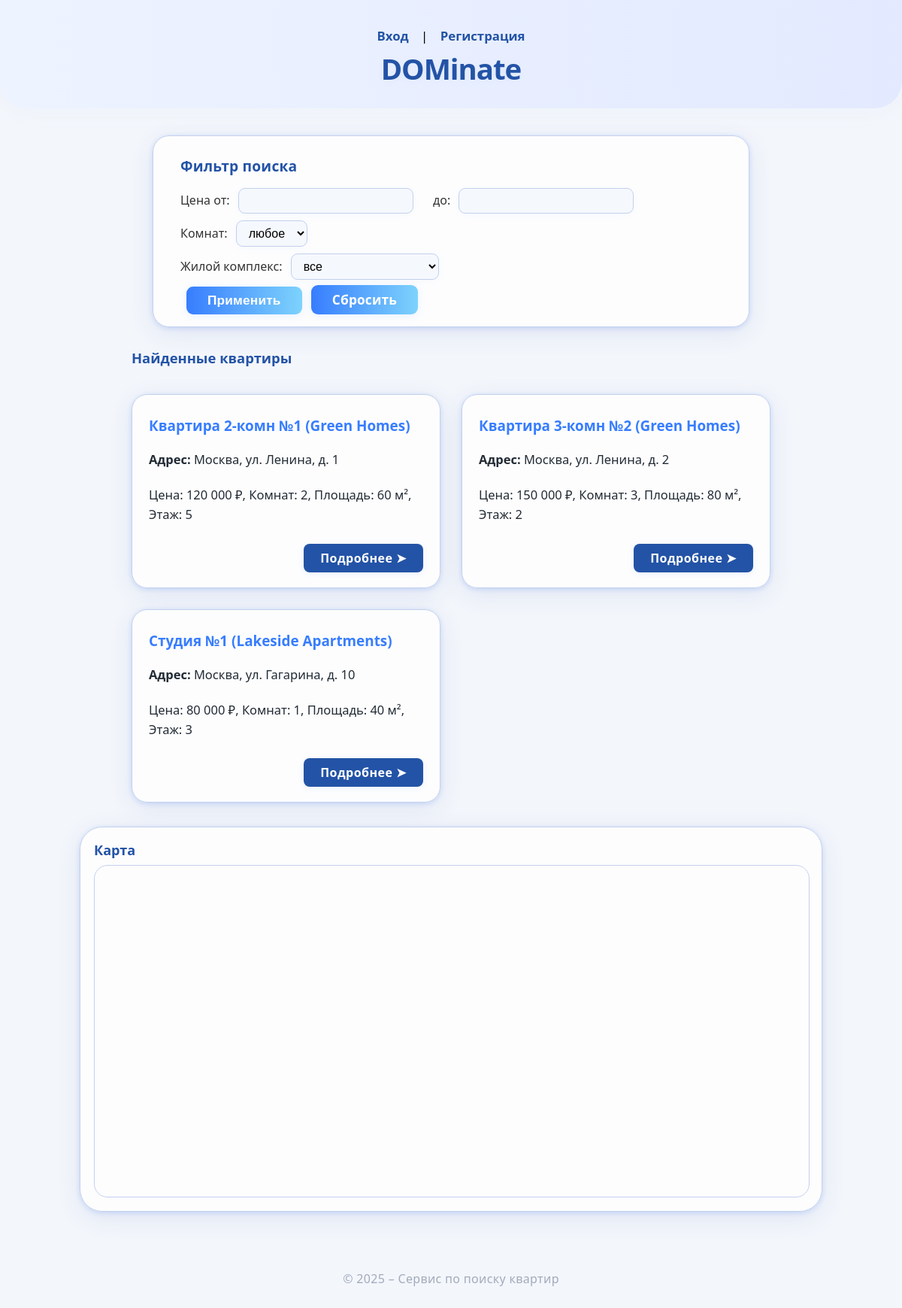
The page / on the database its author committed.
### tables this page shows
CREATE TABLE apartments (
    id INT AUTO_INCREMENT PRIMARY KEY,
    complex_id INT NOT NULL,
    name VARCHAR(100) NOT NULL,
    address VARCHAR(255) NOT NULL,
    description TEXT,
    price INT,
    rooms INT,
    area FLOAT,
    floor INT,
    FOREIGN KEY (complex_id) REFERENCES complexes(id) ON DELETE CASCADE
);

CREATE TABLE complexes (
    id INT AUTO_INCREMENT PRIMARY KEY,
    name VARCHAR(100) NOT NULL,
    description TEXT
);

### public/index.php (the view, shortened to what this page needs)
<?php
require 'config.php';
$priceMin = isset($_GET['price_min']) ? $_GET['price_min'] : '';
$priceMax = isset($_GET['price_max']) ? $_GET['price_max'] : '';
$sql = "SELECT a.*, c.name AS complex_name FROM apartments a JOIN complexes c ON a.complex_id = c.id";
$params = [];
$stmt = $pdo->prepare($sql);
$stmt->execute($params);
$apartments = $stmt->fetchAll(PDO::FETCH_ASSOC);
?>
<!DOCTYPE html>
<html lang="ru">
<head>
</head>
<body>
<header>
    <nav>
        <?php if (isset($_SESSION['user_id'])): ?>
            Здравствуйте, <strong><?php echo htmlspecialchars($_SESSION['user_name']); ?></strong>!
            <?php if ($_SESSION['user_role'] === 'builder'): ?>
                <a href="builder.php">Кабинет застройщика</a>
            <?php endif; ?>
            <a href="logout.php">Выйти</a>
        <?php else: ?>
            <a href="login.php">Вход</a> | <a href="register.php">Регистрация</a>
        <?php endif; ?>
    </nav>
    <h1>DOMinate</h1>
</header>
<section id="filters">
    <h2>Фильтр поиска</h2>
    <form method="get" action="index.php">
        <label>Цена от:
            <input type="number" name="price_min" value="<?php echo htmlspecialchars($priceMin); ?>" min="0" />
        </label>
        <label>до:
            <input type="number" name="price_max" value="<?php echo htmlspecialchars($priceMax); ?>" min="0" />
        </label> <br>
        <label>Комнат:
            <select name="rooms">
                <option value="">любое</option>
            </select>
        </label> <br>
        <label>Жилой комплекс:
            <select name="complex_id">
                <option value="">все</option>
            </select>
        </label> <br>
        <button type="submit">Применить</button>
        <a href="index.php">Сбросить</a>
    </form>
</section>
<section id="apartments">
    <h2>Найденные квартиры</h2>
    <?php if ($apartments): ?>
        <?php foreach ($apartments as $apt): ?>
            <div class="apartment-card">
                <h3><?php echo htmlspecialchars($apt['name']); ?> (<?php echo htmlspecialchars($apt['complex_name']); ?>)</h3>
                <p><b>Адрес:</b> <?php echo htmlspecialchars($apt['address']); ?></p>
                <p>Цена: <?php echo $apt['price'] ? number_format($apt['price'], 0, '', ' ') . ' ₽' : 'не указана'; ?>,
                   Комнат: <?php echo $apt['rooms'] ?: 'не указано'; ?>,
                   Площадь: <?php echo $apt['area'] ? $apt['area'] . ' м²' : 'не указана'; ?>,
                   Этаж: <?php echo $apt['floor'] ?: 'не указан'; ?></p>
                <a href="apartment.php?id=<?php echo $apt['id']; ?>">Подробнее &#10148;</a>
            </div>
        <?php endforeach; ?>
    <?php else: ?>
        <p style="color:#b1b1b7;">Квартир по заданным критериям не найдено.</p>
    <?php endif; ?>
</section>
<section id="map-section">
    <h2>Карта</h2>
    <div id="map"></div>
</section>
<footer>
    <p>&copy; 2025 – Сервис по поиску квартир</p>
</footer>
</body>
</html>

### public/index.php (style rules this page uses)
:root { --accent: #377dff; --accent-dark: #2353a6; --bg: #f3f6fb; --glass: rgba(255,255,255,0.82); --border: #c3d1ed; --shadow: 0 8px 32px 0 rgba(60,90,170,0.11), 0 1.5px 6px #377dff33; }
body, html { margin: 0; padding: 0; background: var(--bg); font-family: 'Segoe UI', 'Inter', Arial, sans-serif; }
header { background: linear-gradient(90deg, #edf3ff 0%, #e3eaff 100%); padding: 36px 0 20px 0; text-align: center; box-shadow: 0 2px 24px #dae9fc30; border-radius: 0 0 36px 36px; }
header h1 { font-size: 2.4rem; font-weight: 800; margin: 0 0 7px 0; letter-spacing: -1px; color: var(--accent-dark); text-shadow: 0 2px 8px #bddcff24; }
nav { margin-bottom: 6px; font-size: 1.05rem; }
nav a { color: var(--accent-dark); text-decoration: none; margin: 0 12px; font-weight: 600; transition: color .17s; padding: 2px 0; border-bottom: 2px solid transparent; }
#filters { margin: 36px auto 28px auto; max-width: 720px; background: var(--glass); padding: 26px 36px 16px 36px; border-radius: 22px; box-shadow: var(--shadow); border: 1.5px solid var(--border); }
#filters h2 { margin-top: 0; font-size: 1.2rem; color: var(--accent-dark); letter-spacing: 0.01em; font-weight: 600; }
#filters label { margin-right: 22px; font-size: 1rem; color: #333; font-weight: 500; }
#filters input, #filters select { font-size: 1rem; padding: 7px 12px; border: 1.5px solid var(--border); border-radius: 9px; margin-left: 7px; margin-bottom: 9px; background: #f5f8fd; outline: none; transition: border-color .17s; box-shadow: 0 1.5px 8px #c8d6f522; }
#filters button, #filters a { margin-left: 8px; padding: 8px 28px; border: none; border-radius: 9px; background: linear-gradient(90deg, var(--accent), #7dd3fc); color: #fff; font-weight: 700; cursor: pointer; font-size: 1.08rem; box-shadow: 0 2px 12px #73affc26; text-decoration: none; transition: background .21s, color .2s, transform .17s; letter-spacing: .01em; }
#apartments { max-width: 850px; margin: 0 auto 32px auto; display: grid; grid-template-columns: repeat(auto-fit, minmax(320px, 1fr)); gap: 28px; }
#apartments h2 { grid-column: 1/-1; margin: 0 0 8px 0; font-size: 1.15rem; color: var(--accent-dark); font-weight: 600; }
.apartment-card { background: var(--glass); border-radius: 21px; box-shadow: var(--shadow); border: 1.5px solid var(--border); padding: 28px 22px 20px 22px; display: flex; flex-direction: column; gap: 10px; transition: box-shadow .19s, transform .13s; min-height: 155px; position: relative; }
.apartment-card h3 { margin: 0 0 3px 0; font-size: 1.18rem; font-weight: 700; color: var(--accent); }
.apartment-card p { margin: 6px 0; font-size: 1.03rem; color: #222b34; line-height: 1.55; }
.apartment-card a { align-self: flex-end; margin-top: 10px; color: #fff; background: var(--accent-dark); padding: 8px 22px; border-radius: 8px; text-decoration: none; font-weight: 700; letter-spacing: .03em; box-shadow: 0 2px 8px #377dff18; transition: background .19s, transform .15s; }
#map-section { max-width: 950px; margin: 0 auto 36px auto; border-radius: 30px; background: var(--glass); box-shadow: var(--shadow); padding: 18px; border: 1.5px solid var(--border); }
#map-section h2 { font-size: 1.13rem; color: var(--accent-dark); font-weight: 600; margin: 0 0 8px 0; }
#map { height: 440px; width: 100%; border-radius: 18px; border: 1.5px solid var(--border); }
footer { text-align: center; font-size: 1rem; color: #a3abbc; padding: 26px 0 38px 0; letter-spacing: .02em; }

### rows shown on the page
apartments: name "Квартира 2-комн №1", complex.name "Green Homes", address "Москва, ул. Ленина, д. 1", price "120 000", rooms "2", area "60", floor "5"
apartments: name "Квартира 3-комн №2", complex.name "Green Homes", address "Москва, ул. Ленина, д. 2", price "150 000", rooms "3", area "80", floor "2"
apartments: name "Студия №1", complex.name "Lakeside Apartments", address "Москва, ул. Гагарина, д. 10", price "80 000", rooms "1", area "40", floor "3"
